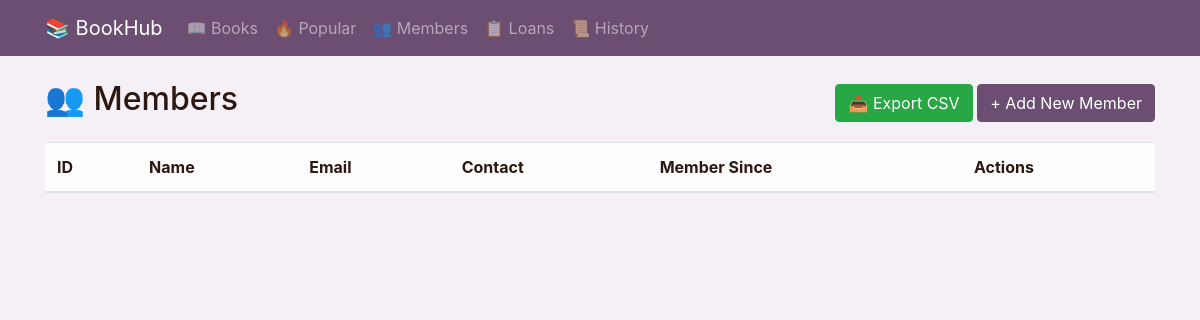
The app's page /members, older data.
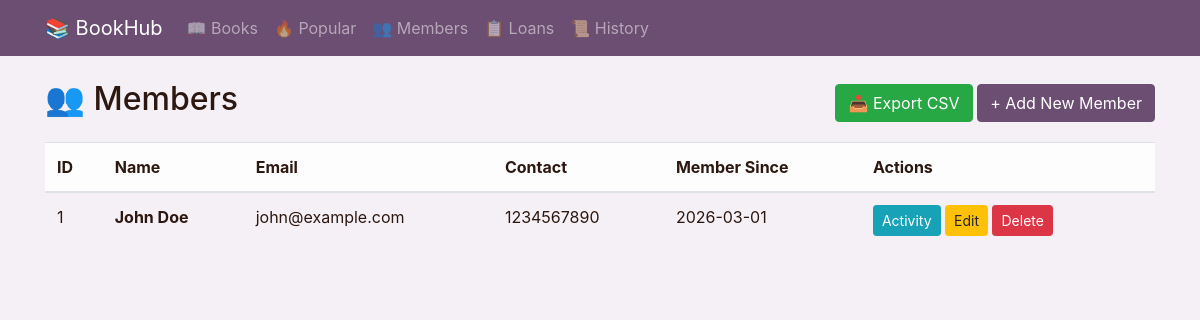
The same page, newer data.
### app.py (models this page shows)
class Member(db.Model):
    id = db.Column(db.Integer, primary_key=True)
    name = db.Column(db.String(100), nullable=False)
    email = db.Column(db.String(100), unique=True, nullable=False)
    contact = db.Column(db.String(15))
    member_since = db.Column(db.Date, default=datetime.utcnow)

### app.py (the view)
@app.route('/members')
def list_members():
    members = Member.query.all()
    return render_template('members.html', members=members)

### templates/members.html
{% extends "base.html" %}
{% block content %}
<div class="d-flex justify-content-between align-items-center mb-3">
    <h2>👥 Members</h2>
    <div>
        <a href="/export/members" class="btn btn-success">📥 Export CSV</a>
        <a href="/members/add" class="btn btn-primary">+ Add New Member</a>
    </div>
</div>
<div class="table-responsive">
    <table class="table table-hover">
        <thead class="table-light">
            <tr>
                <th>ID</th>
                <th>Name</th>
                <th>Email</th>
                <th>Contact</th>
                <th>Member Since</th>
                <th>Actions</th>
            </tr>
        </thead>
        <tbody>
            {% for member in members %}
            <tr>
                <td>{{ member.id }}</td>
                <td><strong>{{ member.name }}</strong></td>
                <td>{{ member.email }}</td>
                <td>{{ member.contact }}</td>
                <td>{{ member.member_since.strftime('%Y-%m-%d') if member.member_since else 'N/A' }}</td>
                <td>
                    <a href="/members/{{ member.id }}/activity" class="btn btn-info btn-sm">Activity</a>
                    <a href="/members/update/{{ member.id }}" class="btn btn-warning btn-sm">Edit</a>
                    <form action="/members/delete/{{ member.id }}" method="post" style="display: inline;">
                        <button type="submit" class="btn btn-danger btn-sm" onclick="return confirm('Are you sure?')">Delete</button>
                    </form>
                </td>
            </tr>
            {% endfor %}
        </tbody>
    </table>
</div>
{% endblock %}

### templates/base.html (shortened to what this page needs)
<!DOCTYPE html>
<html lang="en">
<head>
    <link href="{{ url_for('static', filename='css/bootstrap.min.css') }}" rel="stylesheet">
</head>
<body>
    <nav class="navbar navbar-expand-lg navbar-dark">
        <div class="container">
            <a class="navbar-brand" href="/">📚 BookHub</a>
            <div class="collapse navbar-collapse" id="navbarNav">
                <ul class="navbar-nav ms-auto">
                    <li class="nav-item"><a class="nav-link" href="/books">📖 Books</a></li>
                    <li class="nav-item"><a class="nav-link" href="/books/popular">🔥 Popular</a></li>
                    <li class="nav-item"><a class="nav-link" href="/members">👥 Members</a></li>
                    <li class="nav-item"><a class="nav-link" href="/loans">📋 Loans</a></li>
                    <li class="nav-item"><a class="nav-link" href="/loans/history">📜 History</a></li>
                </ul>
            </div>
        </div>
    </nav>
    <div class="container mt-4">
        {% block content %}{% endblock %}
    </div>
</body>
</html>

### templates/base.html (style rules this page uses)
:root { --primary-color: #6B4E71; --secondary-color: #8E7C93; --accent-color: #B6A6BB; --background-color: #F5F0F6; --text-color: #2C1810; }
body { background-color: var(--background-color); color: var(--text-color); }
.navbar { background-color: var(--primary-color) !important; }
.btn-primary { background-color: var(--primary-color); border-color: var(--primary-color); }

Row changes from the older to the newer data that the page shows:
added Member: id "1", name "John Doe", email "john@example.com", contact "1234567890", member_since "2026-03-01"
